Frame 1 (no input): blank canvas, image omitted
Frame 60 (no input): blank canvas, image omitted
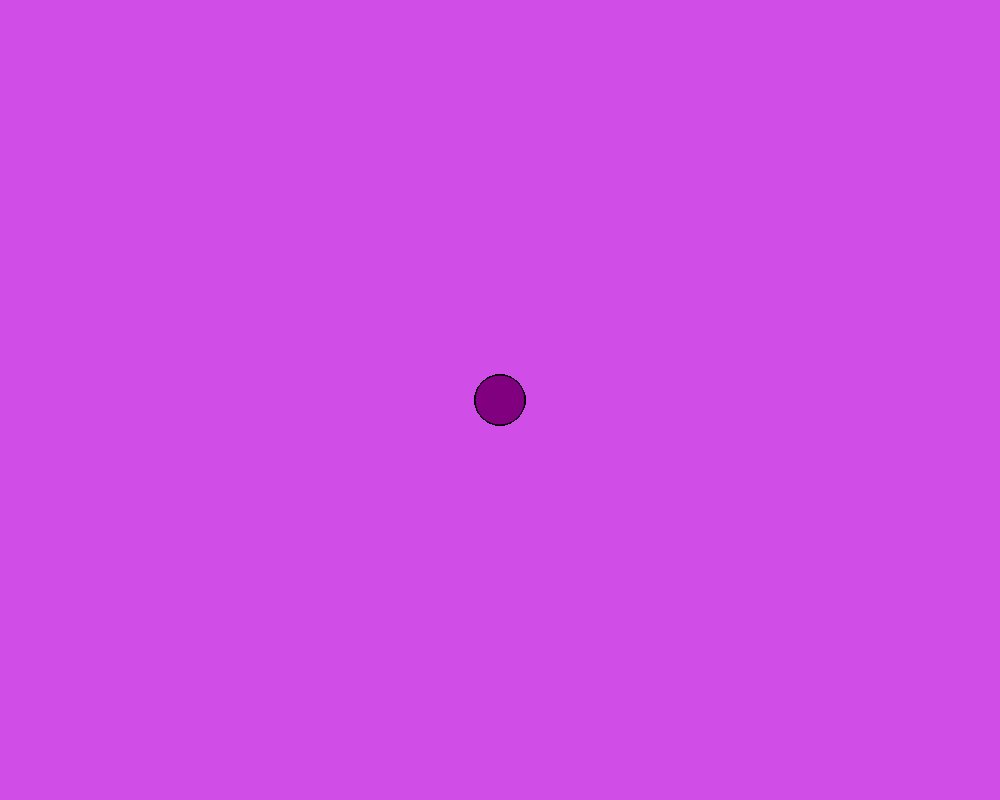
Frame 120 (the mouse pressed at the canvas centre since frame 60)

The p5.js sketch whose frames 1 and 60 were blank and that drew this single picture after the mouse press (run headless with seeded random() and noise() and a simulated clock; from frame 60 on, the mouse is pressed at the canvas centre):

// p5.js sketch
// ── sketch.js
function setup() {
  createCanvas(1000, 800);
  background("#D14DE7");
}

function draw() {

 
  fill ("purple");
  stroke ("black");
  if (mouseIsPressed)
   circle(mouseX, mouseY,50 );
}
